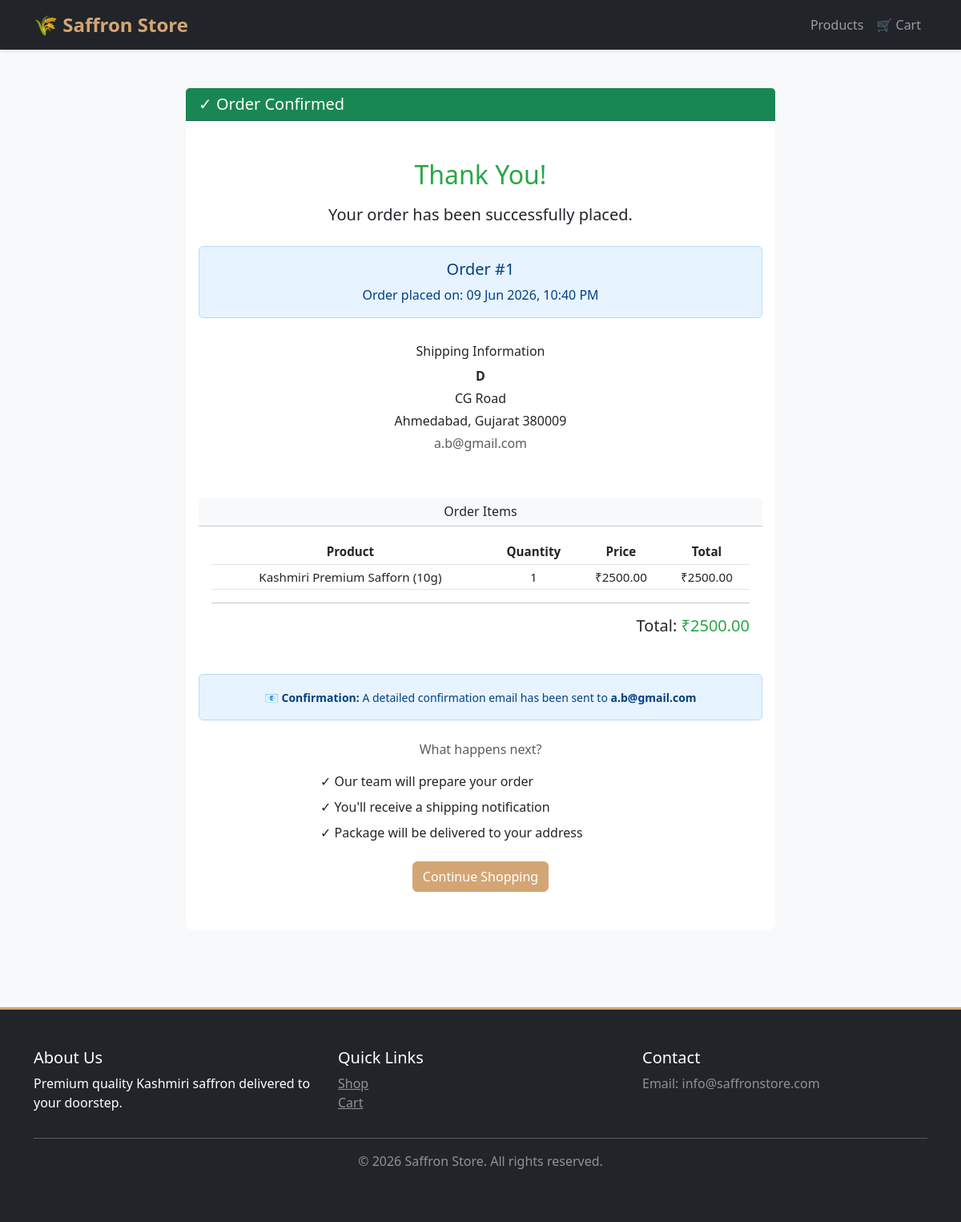
/order/1/success/, run on the app's committed database.
### orders/models.py (models this page shows, shortened)
class Order(models.Model):
    STATUS_CHOICES = [
        ('pending', 'Pending'),
        ('paid', 'Paid'),
        ('shipped', 'Shipped'),
        ('delivered', 'Delivered'),
        ('cancelled', 'Cancelled'),
    ]
    full_name = models.CharField(max_length=200)
    email = models.EmailField()
    phone = models.CharField(max_length=15)
    address = models.TextField()
    city = models.CharField(max_length=100)
    state = models.CharField(max_length=100)
    pincode = models.CharField(max_length=10)
    status = models.CharField(
        max_length=20, choices=STATUS_CHOICES, default='pending'
    )
    razorpay_order_id = models.CharField(max_length=100, blank=True)
    razorpay_payment_id = models.CharField(max_length=100, blank=True)
    total_amount = models.DecimalField(max_digits=8, decimal_places=2)
    created_at = models.DateTimeField(auto_now_add=True)
    class Meta:
        ordering = ['-created_at']

class OrderItem(models.Model):
    order = models.ForeignKey(Order, on_delete=models.CASCADE, related_name='items')
    variant = models.ForeignKey(ProductVariant, on_delete=models.PROTECT)
    quantity = models.PositiveIntegerField(default=1)
    price = models.DecimalField(max_digits=8, decimal_places=2)
    def get_total(self):
        return self.price * self.quantity

### shop/models.py (models this page shows, shortened)
class ProductVariant(models.Model):
    product = models.ForeignKey(Product, on_delete=models.CASCADE, related_name='variants')
    weight_grams = models.PositiveIntegerField()
    price = models.DecimalField(max_digits=8, decimal_places=2)
    stock = models.PositiveIntegerField(default=0)
    class Meta:
        ordering = ['weight_grams']

class Product(models.Model):
    name = models.CharField(max_length=200)
    slug = models.SlugField(unique=True)
    description = models.TextField()
    origin = models.CharField(max_length=100, default='Kashmir, India')
    image = models.ImageField(upload_to='products/')
    is_active = models.BooleanField(default=True)
    created_at = models.DateTimeField(auto_now_add=True)

### shop/views.py (the view)
# urls.py: path('order/<int:order_id>/success/', views.order_success, name='order_success'),
def order_success(request, order_id):
    order = get_object_or_404(Order, id=order_id)
    context = {
        'order': order,
        'order_items': order.items.all(),
    }
    return render(request, 'shop/order_success.html', context)

### templates/shop/order_success.html (shortened to what this page needs)
{% extends 'base.html' %}
{% block content %}
<div class="row justify-content-center">
    <div class="col-lg-8">
        <div class="card border-success">
            <div class="card-header bg-success text-white">
                <h5 class="mb-0">✓ Order Confirmed</h5>
            </div>
            <div class="card-body text-center py-5">
                <h2 class="text-success mb-3">Thank You!</h2>
                <p class="lead mb-4">Your order has been successfully placed.</p>
                <div class="alert alert-info">
                    <h5>Order #{{ order.id }}</h5>
                    <p class="mb-0">Order placed on: {{ order.created_at|date:"d M Y, g:i A" }}</p>
                </div>
                <div class="card mb-4">
                    <div class="card-body">
                        <h6 class="card-title">Shipping Information</h6>
                        <p class="mb-1"><strong>{{ order.full_name }}</strong></p>
                        <p class="mb-1">{{ order.address }}</p>
                        <p class="mb-1">{{ order.city }}, {{ order.state }} {{ order.pincode }}</p>
                        <p class="text-muted">{{ order.email }}</p>
                    </div>
                </div>
                <div class="card mb-4">
                    <div class="card-header bg-light">
                        <h6 class="mb-0">Order Items</h6>
                    </div>
                    <div class="card-body">
                        <table class="table table-sm">
                            <thead>
                                <tr>
                                    <th>Product</th>
                                    <th>Quantity</th>
                                    <th>Price</th>
                                    <th>Total</th>
                                </tr>
                            </thead>
                            <tbody>
                                {% for item in order_items %}
                                    <tr>
                                        <td>{{ item.variant.product.name }} ({{ item.variant.weight_grams }}g)</td>
                                        <td>{{ item.quantity }}</td>
                                        <td>₹{{ item.price }}</td>
                                        <td>₹{{ item.get_total }}</td>
                                    </tr>
                                {% endfor %}
                            </tbody>
                        </table>
                        <hr>
                        <div class="d-flex justify-content-end">
                            <h5>Total: <span class="text-success">₹{{ order.total_amount }}</span></h5>
                        </div>
                    </div>
                </div>
                <div class="alert alert-info">
                    <small>
                        <strong>📧 Confirmation:</strong> A detailed confirmation email has been sent to <strong>{{ order.email }}</strong>
                    </small>
                </div>
                <div class="mt-4">
                    <p class="text-muted mb-3">What happens next?</p>
                    <ul class="list-unstyled text-start" style="max-width: 400px; margin: 0 auto;">
                        <li class="mb-2">✓ Our team will prepare your order</li>
                        <li class="mb-2">✓ You'll receive a shipping notification</li>
                        <li class="mb-2">✓ Package will be delivered to your address</li>
                    </ul>
                </div>
                <div class="mt-4">
                    <a href="{% url 'shop:product_list' %}" class="btn btn-primary">Continue Shopping</a>
                </div>
            </div>
        </div>
    </div>
</div>
{% endblock %}

### templates/base.html (shortened to what this page needs)
<!DOCTYPE html>
<html lang="en">
<head>
    <link rel="stylesheet" href="https://cdn.jsdelivr.net/npm/bootstrap@5.3.0/dist/css/bootstrap.min.css">
    {% load static %}
    <link rel="stylesheet" href="{% static 'css/style.css' %}">
</head>
<body>
    <nav class="navbar navbar-expand-lg navbar-dark bg-dark">
        <div class="container">
            <a class="navbar-brand" href="{% url 'shop:product_list' %}">
                <strong>🌾 Saffron Store</strong>
            </a>
            <div class="collapse navbar-collapse" id="navbarNav">
                <ul class="navbar-nav ms-auto">
                    <li class="nav-item">
                        <a class="nav-link" href="{% url 'shop:product_list' %}">Products</a>
                    </li>
                    <li class="nav-item">
                        <a class="nav-link" href="{% url 'shop:view_cart' %}">
                            🛒 Cart
                        </a>
                    </li>
                </ul>
            </div>
        </div>
    </nav>
    <main class="py-5">
        <div class="container">
            {% block content %}{% endblock %}
        </div>
    </main>
    <footer class="bg-dark text-white py-5 mt-5">
        <div class="container">
            <div class="row">
                <div class="col-md-4">
                    <h5>About Us</h5>
                    <p>Premium quality Kashmiri saffron delivered to your doorstep.</p>
                </div>
                <div class="col-md-4">
                    <h5>Quick Links</h5>
                    <ul class="list-unstyled">
                        <li><a href="{% url 'shop:product_list' %}" class="text-white-50">Shop</a></li>
                        <li><a href="{% url 'shop:view_cart' %}" class="text-white-50">Cart</a></li>
                    </ul>
                </div>
                <div class="col-md-4">
                    <h5>Contact</h5>
                    <p class="text-white-50">Email: info@saffronstore.com</p>
                </div>
            </div>
            <hr class="bg-white-50">
            <div class="text-center">
                <p class="text-white-50">&copy; 2026 Saffron Store. All rights reserved.</p>
            </div>
        </div>
    </footer>
    {% load static %}
</body>
</html>

### static/css/style.css (style rules this page uses)
:root { --saffron-color: #D4A574; --dark-color: #1a1a1a; --success-color: #28a745; }
body { font-family: 'Segoe UI', Tahoma, Geneva, Verdana, sans-serif; background-color: #f8f9fa; }
.navbar { box-shadow: 0 2px 4px rgba(0, 0, 0, 0.1); }
.navbar-brand { font-size: 1.5rem; color: var(--saffron-color) !important; }
.card { border: none; border-radius: 10px; transition: transform 0.3s ease, box-shadow 0.3s ease; }
.btn-primary { background-color: var(--saffron-color); border-color: var(--saffron-color); }
footer { border-top: 3px solid var(--saffron-color); margin-top: 5rem; }
footer a { transition: color 0.3s ease; }
.table { font-size: 0.95rem; }
.alert-info { background-color: #e7f3ff; border-color: #b3d9ff; color: #004085; }
.text-success { color: var(--success-color) !important; }

### data on the page
Order: id "1", created_at "09 Jun 2026, 10:40 PM", full_name "D", address "CG Road", city "Ahmedabad", state "Gujarat", pincode "380009", email "a.b@gmail.com", total_amount "2500.00"
OrderItem: variant.product.name "Kashmiri Premium Safforn", variant.weight_grams "10", quantity "1", price "2500.00", get_total "2500.00"
